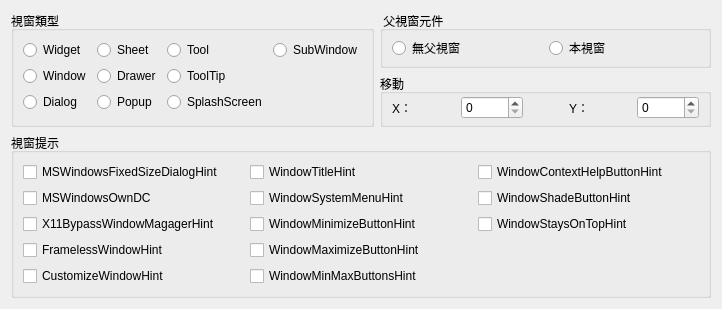
<?xml version="1.0" encoding="UTF-8"?>
<ui version="4.0">
 <class>CtrlForm</class>
 <widget class="QWidget" name="CtrlForm">
  <property name="geometry">
   <rect>
    <x>0</x>
    <y>0</y>
    <width>722</width>
    <height>302</height>
   </rect>
  </property>
  <property name="windowTitle">
   <string>視窗標誌和幾何布局</string>
  </property>
  <property name="locale">
   <locale language="Chinese" country="Taiwan"/>
  </property>
  <layout class="QVBoxLayout">
   <item>
    <layout class="QHBoxLayout">
     <item>
      <widget class="QGroupBox" name="groupBox">
       <property name="title">
        <string>視窗類型</string>
       </property>
       <layout class="QGridLayout">
        <item row="0" column="0">
         <widget class="QRadioButton" name="widgetRadioBtn">
          <property name="text">
           <string>Widget</string>
          </property>
         </widget>
        </item>
        <item row="0" column="1">
         <widget class="QRadioButton" name="sheetRadioBtn">
          <property name="text">
           <string>Sheet</string>
          </property>
         </widget>
        </item>
        <item row="0" column="2">
         <widget class="QRadioButton" name="toolRadioBtn">
          <property name="text">
           <string>Tool</string>
          </property>
         </widget>
        </item>
        <item row="0" column="3">
         <widget class="QRadioButton" name="subwindowRadioBtn">
          <property name="text">
           <string>SubWindow</string>
          </property>
         </widget>
        </item>
        <item row="1" column="0">
         <widget class="QRadioButton" name="windowRadioBtn">
          <property name="text">
           <string>Window</string>
          </property>
         </widget>
        </item>
        <item row="1" column="1">
         <widget class="QRadioButton" name="drawerRadioBtn">
          <property name="text">
           <string>Drawer</string>
          </property>
         </widget>
        </item>
        <item row="1" column="2">
         <widget class="QRadioButton" name="tooltipRadioBtn">
          <property name="text">
           <string>ToolTip</string>
          </property>
         </widget>
        </item>
        <item row="2" column="0">
         <widget class="QRadioButton" name="dialogRadioBtn">
          <property name="text">
           <string>Dialog</string>
          </property>
         </widget>
        </item>
        <item row="2" column="1">
         <widget class="QRadioButton" name="popupRadioBtn">
          <property name="text">
           <string>Popup</string>
          </property>
         </widget>
        </item>
        <item row="2" column="2">
         <widget class="QRadioButton" name="splashscreenRadioBtn">
          <property name="text">
           <string>SplashScreen</string>
          </property>
         </widget>
        </item>
       </layout>
      </widget>
     </item>
     <item>
      <layout class="QVBoxLayout">
       <item>
        <widget class="QGroupBox" name="groupBox_2">
         <property name="title">
          <string> 父視窗元件</string>
         </property>
         <layout class="QHBoxLayout">
          <property name="topMargin">
           <number>5</number>
          </property>
          <property name="bottomMargin">
           <number>5</number>
          </property>
          <item>
           <widget class="QRadioButton" name="nullRadioBtn">
            <property name="text">
             <string>無父視窗</string>
            </property>
           </widget>
          </item>
          <item>
           <widget class="QRadioButton" name="thisRadioBtn">
            <property name="text">
             <string>本視窗</string>
            </property>
           </widget>
          </item>
         </layout>
        </widget>
       </item>
       <item>
        <widget class="QGroupBox" name="groupBox_3">
         <property name="title">
          <string>移動</string>
         </property>
         <layout class="QHBoxLayout">
          <property name="topMargin">
           <number>2</number>
          </property>
          <property name="bottomMargin">
           <number>5</number>
          </property>
          <item>
           <layout class="QHBoxLayout">
            <item>
             <widget class="QLabel" name="label">
              <property name="text">
               <string>X：</string>
              </property>
             </widget>
            </item>
            <item>
             <widget class="QSpinBox" name="xSpinBox"/>
            </item>
           </layout>
          </item>
          <item>
           <spacer>
            <property name="orientation">
             <enum>Qt::Horizontal</enum>
            </property>
            <property name="sizeType">
             <enum>QSizePolicy::Fixed</enum>
            </property>
            <property name="sizeHint" stdset="0">
             <size>
              <width>40</width>
              <height>20</height>
             </size>
            </property>
           </spacer>
          </item>
          <item>
           <layout class="QHBoxLayout">
            <item>
             <widget class="QLabel" name="label_2">
              <property name="text">
               <string>Y：</string>
              </property>
             </widget>
            </item>
            <item>
             <widget class="QSpinBox" name="ySpinBox"/>
            </item>
           </layout>
          </item>
         </layout>
        </widget>
       </item>
      </layout>
     </item>
    </layout>
   </item>
   <item>
    <widget class="QGroupBox" name="groupBox_4">
     <property name="title">
      <string>視窗提示</string>
     </property>
     <layout class="QGridLayout">
      <item row="0" column="0">
       <widget class="QCheckBox" name="fsdialogCheckBox">
        <property name="text">
         <string>MSWindowsFixedSizeDialogHint</string>
        </property>
       </widget>
      </item>
      <item row="0" column="1">
       <widget class="QCheckBox" name="titleCheckBox">
        <property name="text">
         <string>WindowTitleHint</string>
        </property>
       </widget>
      </item>
      <item row="0" column="2">
       <widget class="QCheckBox" name="helpCheckBox">
        <property name="text">
         <string>WindowContextHelpButtonHint</string>
        </property>
       </widget>
      </item>
      <item row="1" column="0">
       <widget class="QCheckBox" name="owndcCheckBox">
        <property name="text">
         <string>MSWindowsOwnDC</string>
        </property>
       </widget>
      </item>
      <item row="1" column="1">
       <widget class="QCheckBox" name="menuCheckBox">
        <property name="text">
         <string>WindowSystemMenuHint</string>
        </property>
       </widget>
      </item>
      <item row="1" column="2">
       <widget class="QCheckBox" name="shadeCheckBox">
        <property name="text">
         <string>WindowShadeButtonHint</string>
        </property>
       </widget>
      </item>
      <item row="2" column="0">
       <widget class="QCheckBox" name="managerCheckBox">
        <property name="text">
         <string>X11BypassWindowMagagerHint</string>
        </property>
       </widget>
      </item>
      <item row="2" column="1">
       <widget class="QCheckBox" name="minCheckBox">
        <property name="text">
         <string>WindowMinimizeButtonHint</string>
        </property>
       </widget>
      </item>
      <item row="2" column="2">
       <widget class="QCheckBox" name="topCheckBox">
        <property name="text">
         <string>WindowStaysOnTopHint</string>
        </property>
       </widget>
      </item>
      <item row="3" column="0">
       <widget class="QCheckBox" name="framelessCheckBox">
        <property name="text">
         <string>FramelessWindowHint</string>
        </property>
       </widget>
      </item>
      <item row="3" column="1">
       <widget class="QCheckBox" name="maxCheckBox">
        <property name="text">
         <string>WindowMaximizeButtonHint</string>
        </property>
       </widget>
      </item>
      <item row="4" column="0">
       <widget class="QCheckBox" name="customizeCheckBox">
        <property name="text">
         <string>CustomizeWindowHint</string>
        </property>
       </widget>
      </item>
      <item row="4" column="1">
       <widget class="QCheckBox" name="minmaxCheckBox">
        <property name="text">
         <string>WindowMinMaxButtonsHint</string>
        </property>
       </widget>
      </item>
     </layout>
    </widget>
   </item>
  </layout>
 </widget>
 <resources/>
 <connections/>
</ui>
